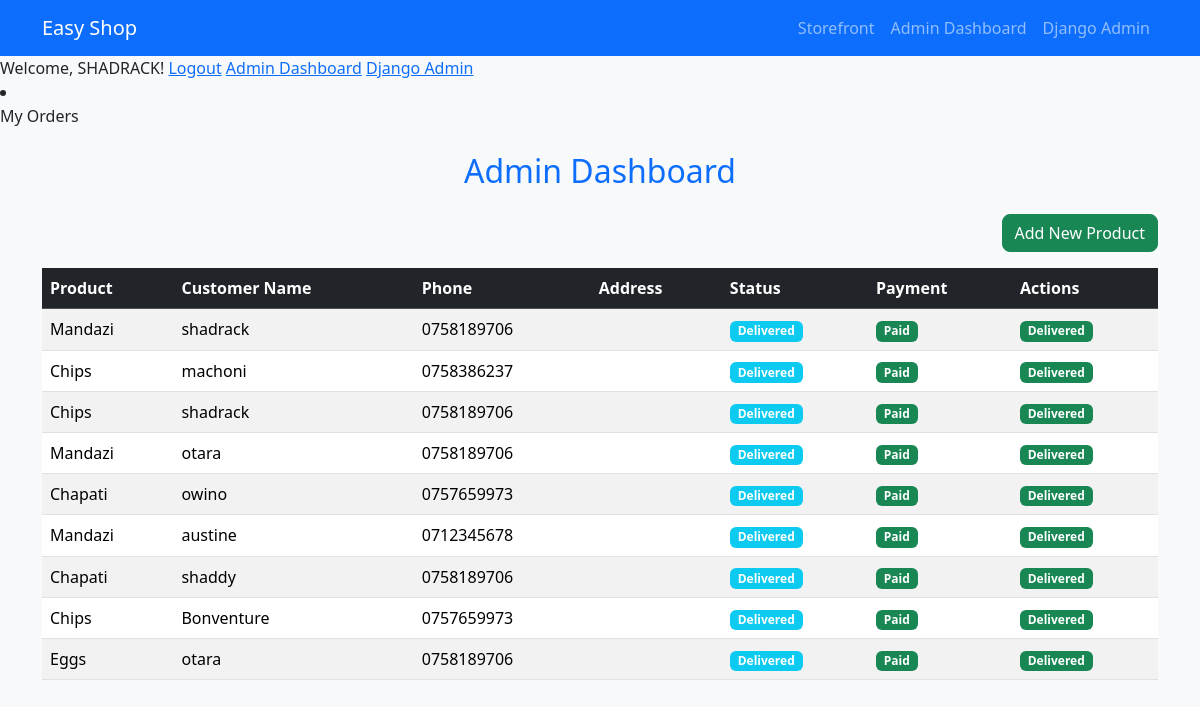
/admin-dashboard/ (signed in), run on the app's committed database.
### shop/models.py (models this page shows, shortened)
class Order(models.Model):
    STATUS_CHOICES = [
        ('Pending', 'Pending'),                # Order placed, waiting to be prepared
        ('Out for Delivery', 'Out for Delivery'),  # Dispatched from store
        ('Delivered', 'Delivered'),           # Customer confirmed delivery
    ]
    product = models.ForeignKey(Product, on_delete=models.CASCADE)
    customer_name = models.CharField(max_length=100)
    customer_phone = models.CharField(max_length=20)
    house = models.CharField(max_length=100)
    room = models.CharField(max_length=100)
    payment_confirmed = models.BooleanField(default=False)
    mpesa_transaction_id = models.CharField(max_length=50, blank=True, null=True)
    checkout_request_id = models.CharField(max_length=100, blank=True, null=True)
    status = models.CharField(max_length=20, choices=STATUS_CHOICES, default='Pending')
    admin_seen = models.BooleanField(default=False),
    payment_confirmed = models.BooleanField(default=False)
    mpesa_receipt = models.CharField(max_length=100, blank=True, null=True)
    phone_number = models.CharField(max_length=20, blank=True, null=True)

class Product(models.Model):
    name = models.CharField(max_length=200)
    description = models.TextField()
    price = models.DecimalField(max_digits=8, decimal_places=2)
    image = models.ImageField(upload_to='products/')
    available = models.BooleanField(default=True)

### shop/views.py (the view)
# urls.py: path('admin-dashboard/', views.admin_dashboard, name='admin_dashboard'),
@staff_member_required
def admin_dashboard(request):
    orders = Order.objects.exclude(pk__isnull=True)
    return render(request, 'admin_dashboard.html', {'orders': orders})

### shop/templates/admin_dashboard.html (shortened to what this page needs)
{% extends 'base.html' %}
{% block content %}
<h2 class="text-center my-4">Admin Dashboard</h2>
<div class="text-end mb-3">
  <a href="{% url 'add_product' %}" class="btn btn-success">Add New Product</a>
</div>
<table class="table table-hover table-striped">
  <thead class="table-dark">
    <tr>
      <th>Product</th>
      <th>Customer Name</th>
      <th>Phone</th>
      <th>Address</th>
      <th>Status</th>
      <th>Payment</th>
      <th>Actions</th>
    </tr>
  </thead>
  <tbody>
    {% for order in orders %}
    <tr>
      <td>{{ order.product.name }}</td>
      <td>{{ order.customer_name }}</td>
      <td>{{ order.customer_phone }}</td>
      <td>{{ order.customer_address }}</td>
      <td>
        <span class="badge bg-info">{{ order.status }}</span>
      </td>
      <td>
        {% if order.payment_confirmed %}
          <span class="badge bg-success">Paid</span>
        {% else %}
          <span class="badge bg-warning">Pending</span>
        {% endif %}
      </td>
      <td>
        {% if order.pk %}
          {% if order.status == 'Pending' %}
            <a href="{% url 'update_order_status' order.pk 'Out for Delivery' %}" class="btn btn-warning btn-sm">Out for Delivery</a>
          {% elif order.status == 'Out for Delivery' %}
            <span class="badge bg-info">Out for Delivery</span>
          {% elif order.status == 'Delivered' %}
            <span class="badge bg-success">Delivered</span>
          {% endif %}
        {% endif %}
      </td>
    </tr>
    {% endfor %}
  </tbody>
</table>
{% endblock %}

### shop/templates/base.html (shortened to what this page needs)
{% load static %}
<!DOCTYPE html>
<html lang="en">
<head>
    <link href="https://cdn.jsdelivr.net/npm/bootstrap@5.3.2/dist/css/bootstrap.min.css" rel="stylesheet">
    <link rel="stylesheet" href="{% static 'shop/style.css' %}">
</head>
<body>
<nav class="navbar navbar-expand-lg navbar-dark bg-primary">
  <div class="container">
    <a class="navbar-brand" href="/">Easy Shop</a>
    <div class="collapse navbar-collapse" id="navbarNav">
      <ul class="navbar-nav ms-auto">
        <li class="nav-item">
          <a class="nav-link" href="/">Storefront</a>
        </li>
        <li class="nav-item">
          <a class="nav-link" href="/admin-dashboard/">Admin Dashboard</a>
        </li>
        <li class="nav-item">
          <a class="nav-link" href="/admin/">Django Admin</a>
        </li>
      </ul>
    </div>
  </div>
</nav>
<nav>
  {% if user.is_authenticated %}
    Welcome, {{ user.username }}!
    <a href="{% url 'logout' %}">Logout</a>
    {% if user.is_staff %}
      <a href="{% url 'admin_dashboard' %}">Admin Dashboard</a>
      <a href="/admin/">Django Admin</a>
    {% endif %}
  {% else %}
    <a href="{% url 'login' %}">Login</a>
    <a href="{% url 'register' %}">Register</a>
    <a href="{% url 'logout' %}">Logout</a>
{% endif %}
{% if user.is_authenticated %}
  <li class="nav-item">
    <a class="nav-link" href="{% url 'my_orders' %}">My Orders</a>
  </li>
{% endif %}
</nav>
<div class="container mt-4">
    {% block content %}{% endblock %}
</div>
</body>
</html>

### shop/static/shop/style.css (style rules this page uses)
body { background-color: #f8f9fa; }
h1, h2 { color: #0d6efd; }
.btn { border-radius: 0.5rem; }

### data on the page
Order: product.name "Mandazi", customer_name "shadrack", customer_phone "0758189706", status "Delivered", payment_confirmed "Paid"
Order: product.name "Chips", customer_name "machoni", customer_phone "0758386237", status "Delivered", payment_confirmed "Paid"
Order: product.name "Chips", customer_name "shadrack", customer_phone "0758189706", status "Delivered", payment_confirmed "Paid"
Order: product.name "Mandazi", customer_name "otara", customer_phone "0758189706", status "Delivered", payment_confirmed "Paid"
Order: product.name "Chapati", customer_name "owino", customer_phone "0757659973", status "Delivered", payment_confirmed "Paid"
Order: product.name "Mandazi", customer_name "austine", customer_phone "0712345678", status "Delivered", payment_confirmed "Paid"
Order: product.name "Chapati", customer_name "shaddy", customer_phone "0758189706", status "Delivered", payment_confirmed "Paid"
Order: product.name "Chips", customer_name "Bonventure", customer_phone "0757659973", status "Delivered", payment_confirmed "Paid"
Order: product.name "Eggs", customer_name "otara", customer_phone "0758189706", status "Delivered", payment_confirmed "Paid"

### other printed values
{{ user.username }} "SHADRACK"
